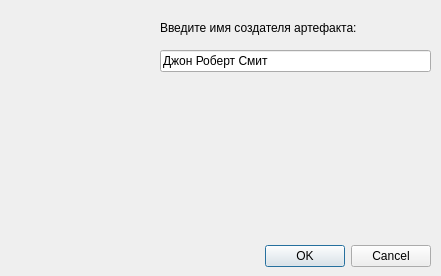
<?xml version="1.0" encoding="UTF-8"?>
<ui version="4.0">
 <class>DialogName</class>
 <widget class="QDialog" name="DialogName">
  <property name="geometry">
   <rect>
    <x>0</x>
    <y>0</y>
    <width>441</width>
    <height>276</height>
   </rect>
  </property>
  <property name="windowTitle">
   <string>Имя создателя артефакта</string>
  </property>
  <widget class="QDialogButtonBox" name="buttonBox">
   <property name="geometry">
    <rect>
     <x>30</x>
     <y>240</y>
     <width>401</width>
     <height>32</height>
    </rect>
   </property>
   <property name="orientation">
    <enum>Qt::Horizontal</enum>
   </property>
   <property name="standardButtons">
    <set>QDialogButtonBox::Cancel|QDialogButtonBox::Ok</set>
   </property>
  </widget>
  <widget class="QLabel" name="label_3">
   <property name="geometry">
    <rect>
     <x>160</x>
     <y>20</y>
     <width>201</width>
     <height>16</height>
    </rect>
   </property>
   <property name="text">
    <string>Введите имя создателя артефакта:</string>
   </property>
  </widget>
  <widget class="QLineEdit" name="lineEdit">
   <property name="geometry">
    <rect>
     <x>160</x>
     <y>50</y>
     <width>271</width>
     <height>22</height>
    </rect>
   </property>
   <property name="text">
    <string>Джон Роберт Смит</string>
   </property>
  </widget>
 </widget>
 <resources/>
 <connections>
  <connection>
   <sender>buttonBox</sender>
   <signal>accepted()</signal>
   <receiver>DialogName</receiver>
   <slot>accept()</slot>
   <hints>
    <hint type="sourcelabel">
     <x>248</x>
     <y>254</y>
    </hint>
    <hint type="destinationlabel">
     <x>157</x>
     <y>274</y>
    </hint>
   </hints>
  </connection>
  <connection>
   <sender>buttonBox</sender>
   <signal>rejected()</signal>
   <receiver>DialogName</receiver>
   <slot>reject()</slot>
   <hints>
    <hint type="sourcelabel">
     <x>316</x>
     <y>260</y>
    </hint>
    <hint type="destinationlabel">
     <x>286</x>
     <y>274</y>
    </hint>
   </hints>
  </connection>
 </connections>
</ui>
